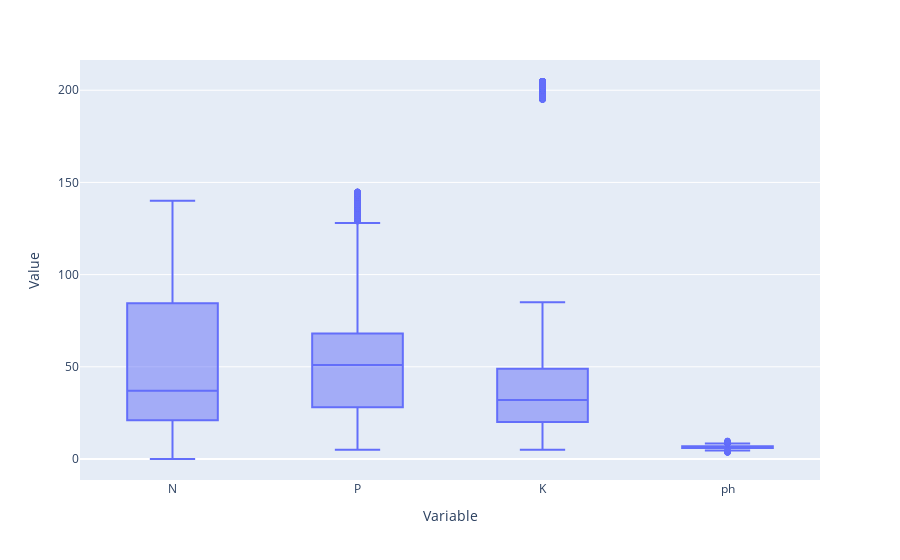

The notebook cell saved with this chart:
### Markdown cell above
In an inintial inspection of the dataset, we found that there is no missing value in the dataframe, which is ideal for building machine learning models. 

Nitrogen, Phosphorous, Potassium and pH value are correctly shown as number type. 

22 different types of crops are recorded in the dataset, and the class are very balanced (each type of the crops all have 100 data points)

We will do an exploratory data analysis to check the quality of data and try to have an understanding of the whole dataset.

### Code cell
import plotly.express as px

nutritions = crops.drop('crop', axis=1)
nutritions = nutritions.melt(var_name='Variable', value_name='Value')
fig = px.box(nutritions, x='Variable', y='Value')
fig.show()

### Figure 1 — Plotly figure (JSON) as saved in the notebook; plotly's stock layout.template omitted (floating-point values rounded to 4 significant figures; data arrays with more than 128 entries replaced by an {"elided": "..."} marker saying what was removed)
{"data": [{"alignmentgroup": "True", "hovertemplate": "Variable=%{x}<br>Value=%{y}<extra></extra>", "legendgroup": "", "marker": {"color": "#636efa"}, "name": "", "notched": false, "offsetgroup": "", "orientation": "v", "showlegend": false, "type": "box", "x": {"elided": "8800 str values"}, "x0": " ", "xaxis": "x", "y": {"elided": "8800 float values"}, "y0": " ", "yaxis": "y"}], "layout": {"boxmode": "group", "legend": {"tracegroupgap": 0}, "margin": {"t": 60}, "xaxis": {"anchor": "y", "domain": [0, 1], "title": {"text": "Variable"}}, "yaxis": {"anchor": "x", "domain": [0, 1], "title": {"text": "Value"}}}}
